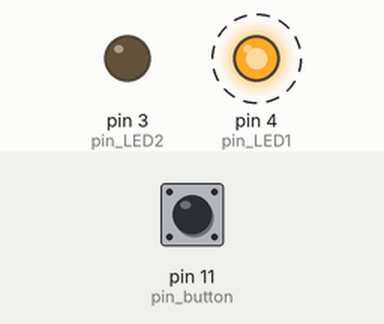
Bench run of a sketch on a simulated Arduino Uno, built with avr-gcc and run on an emulated ATmega328P. Shown: output pins drawn as LEDs (lit = HIGH). Dashed ring = blinking. The inputs (shaded band) are chosen by the test bench; at power-on: pin 11 (pin_button) HIGH.

Above: at 1.2 s.
1.3 s: pin 11 (pin_button) pulled LOW for 0.15 s
At 1.37 s:
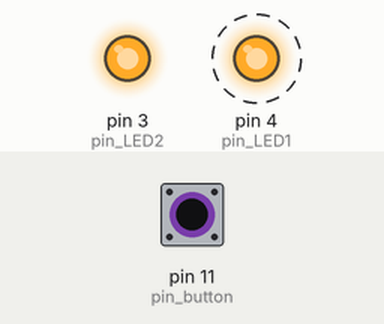
4.3 s: pin 11 (pin_button) pulled LOW for 1 s
At 6.8 s:
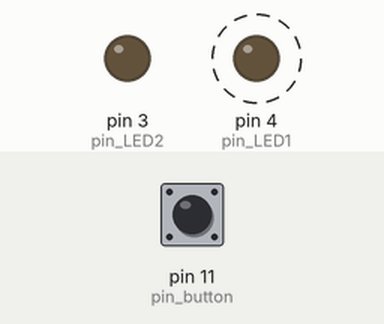
7.3 s: pin 11 (pin_button) pulled LOW for 3.2 s
At 8.6 s:
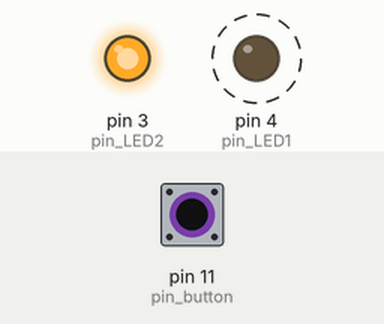
Timing chart, 0 to 18.0 s (numbered marks = the images above; inputs shaded):
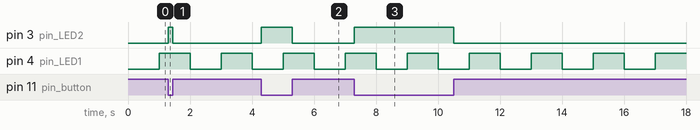

The sketch:

app.ino
```cpp
#include <SimpleTimer.h>

SimpleTimer timer;
int pin_LED1 = 4;
int pin_LED2 = 3;
int pin_button = 11;
boolean LED_state = false;

// 모든 C++의 함수명의 의미 -> 함수 시작주소를 가지고 있는 포인터 상수

void blink() {
    LED_state = !LED_state;
    digitalWrite(pin_LED1, LED_state);
}

void setup() {
    pinMode(pin_LED1, OUTPUT);
    digitalWrite(pin_LED1, LED_state);
    pinMode(pin_LED2, OUTPUT);
    digitalWrite(pin_LED2, false);

    pinMode(pin_button, INPUT_PULLUP);
    timer.setInterval(1000, blink); // 함수의 주소 넘긴 것, 함수를 매개변수로 전달 (blink)

}

void loop() {
    timer.run(); // 타이머 운영
    // 버튼 상태를 읽어서 13번 핀에 연결된 LED에 표시
    digitalWrite(pin_LED2, !digitalRead(pin_button));
}
```

Measured:
- after the input at 1.3 s, pin 3 (pin_LED2): LOW → HIGH at once, → LOW 0.15 s later
- after the input at 4.3 s, pin 3 (pin_LED2): LOW → HIGH at once, → LOW 1.0 s later
- after the input at 7.3 s, pin 3 (pin_LED2): LOW → HIGH at once, → LOW 3.2 s later
- by itself, pin 4 (pin_LED1): alternates HIGH for 1.0 s and LOW for 1.0 s
